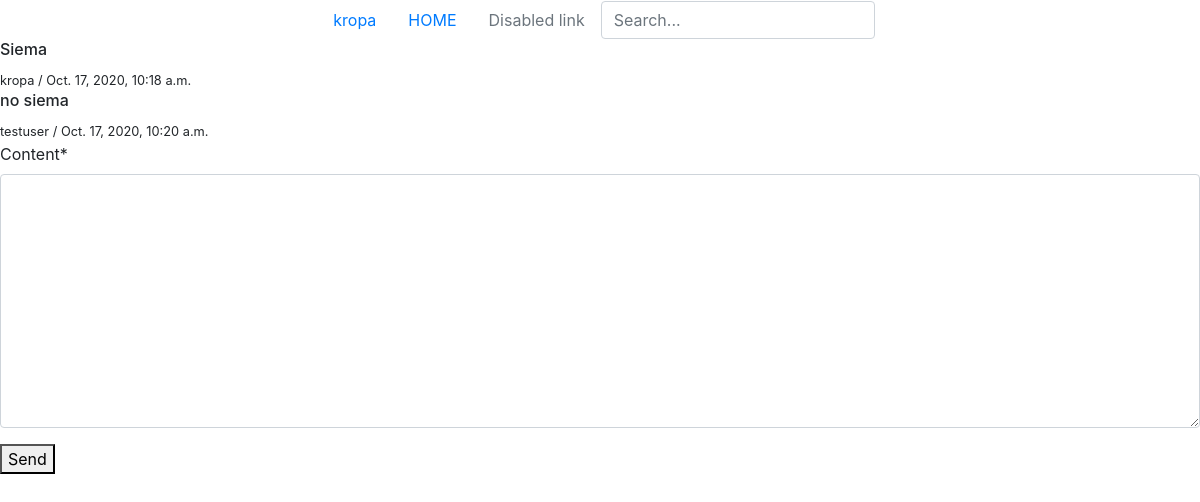
Page /users/chat/2/ (signed in) on the committed database.
### users/models.py (models this page shows)
class Message(models.Model):
    message_by = models.ForeignKey(Profile, on_delete=models.CASCADE, related_name='inbox')
    message_to = models.ForeignKey(Profile, on_delete=models.CASCADE, related_name='sent')
    content = models.TextField(max_length=250, null=False, blank=False)
    date_of_create = models.DateTimeField(auto_now_add=True)

class Profile(models.Model):
    user = models.OneToOneField(User, on_delete=models.CASCADE)
    avatar = models.ImageField(default='default.jpg', null=True, blank=True, upload_to='media')
    def __str__(self) -> str:
        return f'{self.user.username}'

### users/views.py (the view, shortened to what this page needs)
# urls.py: path('chat/<int:profile_pk>/', Chat.as_view(), name='chat')
class Chat(CreateView):
    model = Message
    fields = ['content']
    template_name = 'users/chat.html'
    def get_context_data(self, **kwargs):
        context = super(Chat, self).get_context_data(**kwargs)
        current_user_profile = self.request.user.profile
        second_profile = Profile.objects.get(pk=self.kwargs.get('profile_pk'))
        context['messages'] = Message.objects.filter(
            Q(message_to=current_user_profile, message_by=second_profile)|
            Q(message_to=second_profile, message_by=current_user_profile)).order_by('date_of_create')
        return context

### users/templates/users/chat.html (shortened to what this page needs)
{% extends 'users/base.html' %}
{% load crispy_forms_tags %}
{% block content %}
    {% for message in messages %}
        <h6>{{ message.content }}</h6>
        <small>{{ message.message_by }} / {{ message.date_of_create }}</small>
    {% endfor %}
    <form action="" method="POST">
        {{ form|crispy }}
        <button>Send</button>
    </form>
{% endblock %}

### users/templates/users/base.html (shortened to what this page needs)
{% load static %}
<!DOCTYPE html>
<html lang="en">
<head>
    <link rel="stylesheet" href="https://stackpath.bootstrapcdn.com/bootstrap/4.5.0/css/bootstrap.min.css">
    <link rel="stylesheet" href="https://use.fontawesome.com/releases/v5.7.2/css/all.css">
</head>
<body>
    <nav class="nav justify-content-center">
      {% if user.is_authenticated %}
      <a class="nav-link active" href="{% url 'profile_detail' request.user.profile.pk %}">{{ request.user.username }}</a>
      {% endif %}
      <a class="nav-link" href="{% url 'homepage' %}">HOME</a>
      <a class="nav-link disabled" href="#">Disabled link</a>
      <form class="form-inline my-2 my-lg-0" action="{% url 'search' %}" method="GET">
        <input class="form-control mr-sm-2" type="text" name="search" placeholder="Search...">
      </form>
    </nav>
    {% block content %}
    {% endblock %}
</body>
</html>

### rows in the picture
Message: content "Siema", message_by "kropa", date_of_create "Oct. 17, 2020, 10:18 a.m."
Message: content "no siema", message_by "testuser", date_of_create "Oct. 17, 2020, 10:20 a.m."

### other values in the picture
{{ request.user.username }} "kropa"
